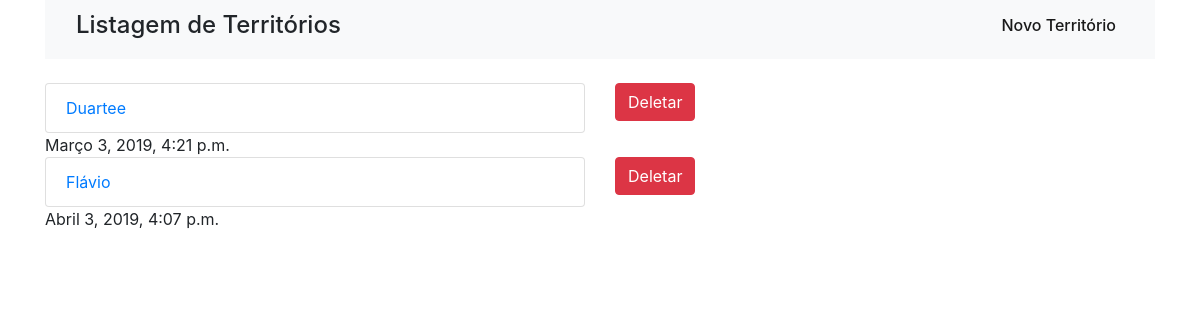
Page /territorio/territorio_list/ on the earlier database version.
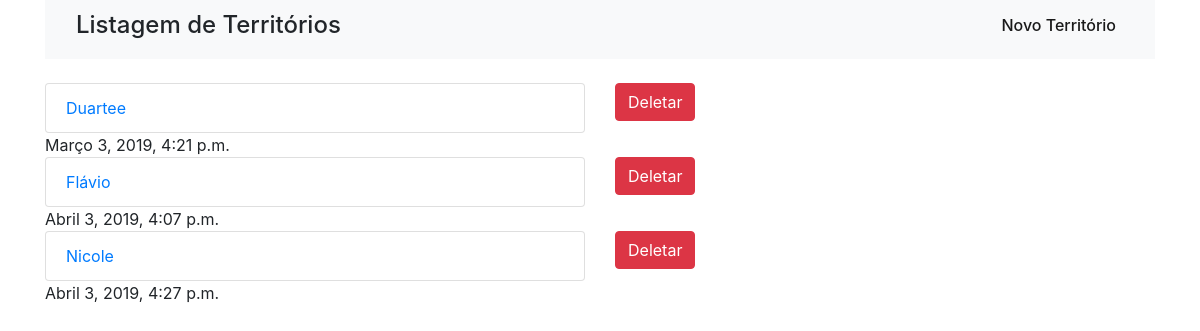
Same page on the later database version.
### territorio/models.py (models this page shows, shortened)
class Atualizacao_territorio(models.Model):
    data_de_inicio = models.DateTimeField('Data de Início')
    data_ultima_vez_trabalhado = models.DateTimeField('Data da última vez trabalhado', null=True)
    dirigente = models.CharField(max_length=30, blank=False)
    quadras = models.CharField(max_length=50, blank=False)
    data_de_termino = models.DateTimeField('Data de Término', null=True, blank=True)
    territorio_finalizado = models.BooleanField(default=False)

### territorio/views.py (the view)
# urls.py: path('territorio_list/', territorio_list, name="territorio_list" ),
def territorio_list(request):
    atualizacao_territorios = Atualizacao_territorio.objects.all()
    return render(request, "territorios.html", {'atualizacao_territorios': atualizacao_territorios})

### territorio/templates/territorios.html (shortened to what this page needs)
{% extends 'base.html' %}
{% block content %}
<nav class="navbar navbar-expand-lg navbar-light bg-light">
    <div class="container">
        <div class="row">
            <div class="col">
                <h4>Listagem de Territórios</h4>
            </div>
        </div>
        <div class="row">
            <div class="col">
                <ul class="navbar-nav mr-auto">
                    <li class="nav-item active">
                        <a class="nav-link" href="{% url  'atualizacao' %}"><h6>Novo Território </h6><span class="sr-only">(current)</span></a>
                    </li>
                </ul>
            </div>
        </div>
    </div>
</nav>
<br />
{% for atualizacao_territorio in atualizacao_territorios %}
<div class="row">
        <div class="col-sm">
                <div class="list-group">
                        <a href="{% url  'territorios_update' atualizacao_territorio.id %}" class="list-group-item">{{ atualizacao_territorio.dirigente }}</a>
                        {{ atualizacao_territorio.data_ultima_vez_trabalhado }}
                </div>
        </div>
        <div class="col-sm">
                        <a href="{% url 'territorios_delete' atualizacao_territorio.id %}" class="btn btn-danger">Deletar</a>
        </div>
</div>
{% endfor %}
{% endblock %}

### territorio/templates/base.html (shortened to what this page needs)
<!DOCTYPE html>
<html>
<head>
  <link rel="stylesheet" href="https://stackpath.bootstrapcdn.com/bootstrap/4.2.1/css/bootstrap.min.css">
</head>
<body>
  <main>
    <div class="container">
    {% block content %}
    {% endblock %}
    </div>
  </main>
</body>
</html>

Differences in the rows shown:
added Atualizacao_territorio: dirigente "Nicole", data_ultima_vez_trabalhado "Abril 3, 2019, 4:27 p.m."
